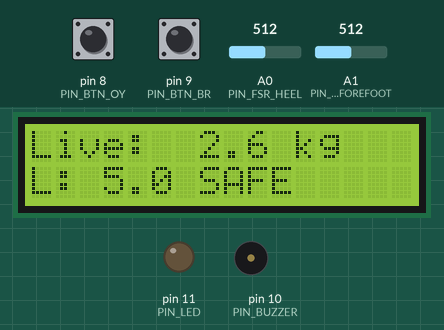
Recording of a sketch running on a simulated Arduino Uno, built with avr-gcc and run on an emulated ATmega328P. Shown: 16×2 character LCD, output pins drawn as LEDs (lit = HIGH), buzzer (waves = sounding). Dashed ring = blinking. The inputs (shaded band) are chosen by the test bench; at power-on: A0 (PIN_FSR_HEEL) = 512, A1 (PIN_FSR_FOREFOOT) = 512, pin 8 (PIN_BTN_OY) HIGH, pin 9 (PIN_BTN_BR) HIGH. Pins used as bus, display or sensor lines are not drawn; what the sketch prints to the serial monitor is not drawn.

Above: at 2.5 s.
2.6 s: A0 (PIN_FSR_HEEL) set to 555
At 3.2 s:
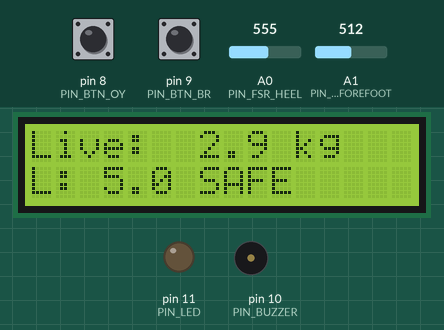
4.2 s: A0 (PIN_FSR_HEEL) set to 585
At 4.9 s:
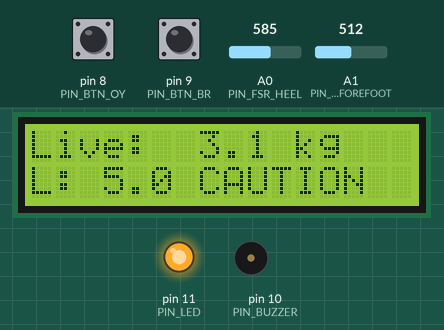
5.8 s: A1 (PIN_FSR_FOREFOOT) set to 621
At 6.8 s:
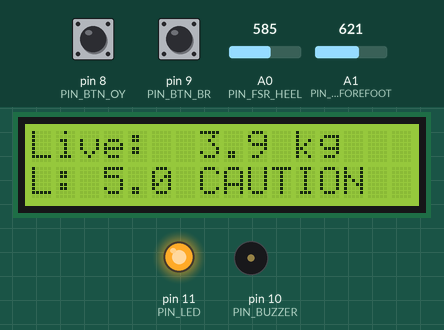
7.5 s: A1 (PIN_FSR_FOREFOOT) set to 650
At 8.05 s:
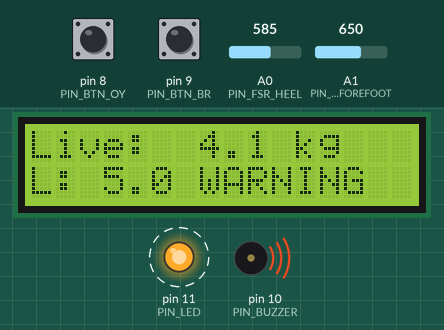
9.1 s: A0 (PIN_FSR_HEEL) set to 701
At 9.55 s:
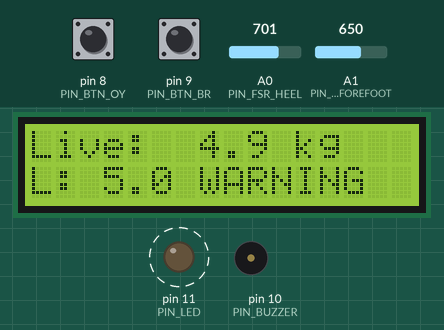
10.6 s: A0 (PIN_FSR_HEEL) set to 726
At 11.05 s:
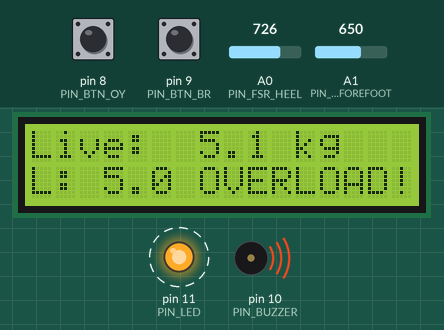
Timing chart, 0 to 13.5 s (numbered marks = the images above; inputs shaded):
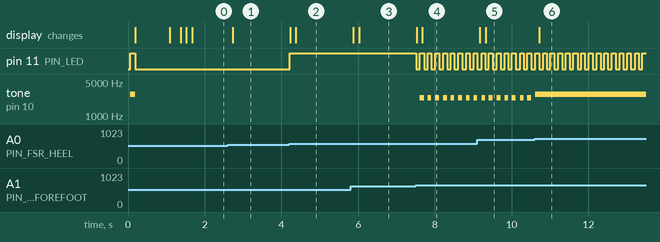

The sketch:

SafeStride_Firmware.ino
```cpp
/*
 * =====================================================================
 * PROJECT: SafeStride Rehabilitation Trainer
 * MODULE: PRODUCTION REHABILITATION FIRMWARE
 * CONTROLLER: Arduino Uno R3 (ATmega328P, 5V, 16 MHz)
 * TEAM: Nexora | Department of Engineering | Bennett University (ENGG101)
 * =====================================================================
 *
 * CLINICAL SPECIFICATIONS & ESCALATION ARCHITECTURE:
 *   - Target Limit: 5.0 kg (default), adjustable up to 19.5 kg via buttons.
 *   - SAFE ZONE (< Limit - 2.0 kg): LED OFF, Buzzer SILENT.
 *   - STAGE 1 (CAUTION, Limit - 2.0 kg): STABLE (SOLID) RED LED ON, Buzzer SILENT.
 *   - STAGE 2 (WARNING, Limit - 1.0 kg): BLINKING RED LED + PULSING BUZZER.
 *   - STAGE 3 (OVERLOAD, >= Limit): BLINKING RED LED + FULL CONTINUOUS BUZZER ALARM.
 *
 * HARDWARE PIN MAPPING:
 *   A0  : Heel Load Sensor (Row 12 right)
 *   A1  : Forefoot Load Sensor (Row 12 left)
 *   D2  : LCD RS
 *   D3  : LCD E
 *   D4  : LCD DB7 (Pin 14)
 *   D5  : LCD DB6 (Pin 13)
 *   D6  : LCD DB5 (Pin 12)
 *   D7  : LCD DB4 (Pin 11)
 *   D8  : Button OY (+1.0 kg step)
 *   D9  : Button BR (+0.5 kg step)
 *   D10 : Active/Passive Piezo Buzzer
 *   D11 : Caution Red LED (via 220 Ohm resistor)
 * =====================================================================
 */

#include <LiquidCrystal.h>

// --- PIN ASSIGNMENTS ---
const int PIN_LCD_RS = 2;
const int PIN_LCD_EN = 3;
const int PIN_LCD_D4 = 7; // LCD Pin 11 (DB4)
const int PIN_LCD_D5 = 6; // LCD Pin 12 (DB5)
const int PIN_LCD_D6 = 5; // LCD Pin 13 (DB6)
const int PIN_LCD_D7 = 4; // LCD Pin 14 (DB7)

const int PIN_FSR_HEEL     = A0;
const int PIN_FSR_FOREFOOT = A1;

const int PIN_BTN_OY = 8; // +1.0 kg increment
const int PIN_BTN_BR = 9; // +0.5 kg increment

const int PIN_BUZZER = 10;
const int PIN_LED    = 11;

// --- INITIALIZE LCD (16x2 Parallel) ---
LiquidCrystal lcd(PIN_LCD_RS, PIN_LCD_EN, PIN_LCD_D4, PIN_LCD_D5, PIN_LCD_D6, PIN_LCD_D7);

// --- UNIVERSAL BUZZER CONTROLLER ---
void buzzerSound(bool on, int freq = 2600) {
  if (on) {
    tone(PIN_BUZZER, freq);
    digitalWrite(PIN_BUZZER, HIGH);
  } else {
    noTone(PIN_BUZZER);
    digitalWrite(PIN_BUZZER, LOW);
  }
}

// --- CALIBRATED PIECEWISE TRANSFER FUNCTION (FINGER & INSOLE TUNED) ---
float adcToKg(int adcVal) {
  if (adcVal < 80) return 0.0; // Deadband noise floor

  // Smooth realistic hand & insole force curve:
  if (adcVal <= 500) {
    // 80 to 500 maps to 0.0 to 1.2 kg (light touch)
    return (float)(adcVal - 80) * (1.2 / 420.0);
  } else if (adcVal <= 750) {
    // 500 to 750 maps to 1.2 to 3.0 kg (moderate press)
    return 1.2 + (float)(adcVal - 500) * (1.8 / 250.0);
  } else if (adcVal <= 880) {
    // 750 to 880 maps to 3.0 to 5.5 kg (firm press)
    return 3.0 + (float)(adcVal - 750) * (2.5 / 130.0);
  } else if (adcVal <= 960) {
    // 880 to 960 maps to 5.5 to 12.0 kg (strong body load)
    return 5.5 + (float)(adcVal - 880) * (6.5 / 80.0);
  } else {
    // 960 to 1023 maps to 12.0 to 19.5 kg (maximum limit ceiling)
    float kg = 12.0 + (float)(adcVal - 960) * (7.5 / 63.0);
    if (kg > 19.5) kg = 19.5;
    return kg;
  }
}

// --- SYSTEM LIMITS ---
float targetLimit = 5.0; // Default evaluation limit: 5.0 kg
const float CAUTION_MARGIN = 2.0; // 2 kg diff: Stable Solid LED
const float WARNING_MARGIN = 1.0; // 1 kg diff: Pulsing Buzzer + Blinking LED

// --- BUTTON DEBOUNCE TRACKING ---
int lastBtnOY = HIGH;
int lastBtnBR = HIGH;
unsigned long lastDebounce = 0;

// --- TIMING INTERVALS ---
unsigned long prevLoopMillis = 0;
unsigned long prevLcdMillis = 0;
unsigned long prevSerialMillis = 0;

// --- SMOOTHED RUNTIME METRICS ---
float smoothedWeight = 0.0;
float smoothedHeel = 0.0;
float smoothedForefoot = 0.0;

void setup() {
  Serial.begin(9600);

  // Configure Outputs
  pinMode(PIN_BUZZER, OUTPUT);
  pinMode(PIN_LED, OUTPUT);
  buzzerSound(false);
  digitalWrite(PIN_LED, LOW);

  // Configure Buttons with Internal Pullups
  pinMode(PIN_BTN_OY, INPUT_PULLUP);
  pinMode(PIN_BTN_BR, INPUT_PULLUP);

  // Initialize LCD Screen
  lcd.begin(16, 2);
  lcd.clear();

  // Professional Startup Chirp (100 ms)
  digitalWrite(PIN_LED, HIGH);
  buzzerSound(true, 2800);
  delay(120);
  buzzerSound(false);
  digitalWrite(PIN_LED, LOW);

  // Official Welcome Screen
  lcd.setCursor(0, 0);
  lcd.print("SafeStride Live ");
  lcd.setCursor(0, 1);
  lcd.print("Nexora BU | Init");
  delay(900);
  lcd.clear();

  Serial.println("==================================================================");
  Serial.println("SAFESTRIDE REHABILITATION TRAINER - OFFICIAL PRODUCTION FIRMWARE");
  Serial.println("Team Nexora | Department of Engineering | Bennett University");
  Serial.println("Default Limit: 5.0 kg (Ceiling: 19.5 kg) | 3-Stage Biofeedback Ready");
  Serial.println("==================================================================");
}

void loop() {
  unsigned long currentMillis = millis();

  // -----------------------------------------------------------------
  // 1. BUTTON CONTROLS (Live Limit Adjustments)
  // -----------------------------------------------------------------
  int btnOY = digitalRead(PIN_BTN_OY);
  int btnBR = digitalRead(PIN_BTN_BR);

  // Button OY: Add +1.0 kg
  if (btnOY == LOW && lastBtnOY == HIGH && (currentMillis - lastDebounce > 220)) {
    targetLimit += 1.0;
    if (targetLimit > 19.5) targetLimit = 3.5;
    lastDebounce = currentMillis;

    // Audible button feedback
    buzzerSound(true, 3000); delay(40); buzzerSound(false);

    Serial.print(">>> [BUTTON OY] NEW TARGET LIMIT: ");
    Serial.print(targetLimit, 1);
    Serial.print(" kg | Caution@: ");
    Serial.print(targetLimit - CAUTION_MARGIN, 1);
    Serial.print(" kg | Warning@: ");
    Serial.print(targetLimit - WARNING_MARGIN, 1);
    Serial.println(" kg <<<");
  }

  // Button BR: Add +0.5 kg
  if (btnBR == LOW && lastBtnBR == HIGH && (currentMillis - lastDebounce > 220)) {
    targetLimit += 0.5;
    if (targetLimit > 19.5) targetLimit = 3.5;
    lastDebounce = currentMillis;

    // Audible button feedback
    buzzerSound(true, 3500); delay(40); buzzerSound(false);

    Serial.print(">>> [BUTTON BR] NEW TARGET LIMIT: ");
    Serial.print(targetLimit, 1);
    Serial.print(" kg | Caution@: ");
    Serial.print(targetLimit - CAUTION_MARGIN, 1);
    Serial.print(" kg | Warning@: ");
    Serial.print(targetLimit - WARNING_MARGIN, 1);
    Serial.println(" kg <<<");
  }

  lastBtnOY = btnOY;
  lastBtnBR = btnBR;

  // -----------------------------------------------------------------
  // 2. 50 Hz BARE-METAL LOAD SENSING & 3-STAGE BIOFEEDBACK
  // -----------------------------------------------------------------
  static const char* systemState = "SAFE     ";

  if (currentMillis - prevLoopMillis >= 20) {
    prevLoopMillis = currentMillis;

    // Read analog foot sensors
    int rawHeel     = analogRead(PIN_FSR_HEEL);
    int rawForefoot = analogRead(PIN_FSR_FOREFOOT);

    float rawWeightHeel = adcToKg(rawHeel);
    float rawWeightFore = adcToKg(rawForefoot);

    // EMA Low-Pass Filter (prevents jitter, delivers rock-solid numbers)
    smoothedHeel     = 0.65 * rawWeightHeel + 0.35 * smoothedHeel;
    smoothedForefoot = 0.65 * rawWeightFore + 0.35 * smoothedForefoot;
    smoothedWeight   = smoothedHeel + smoothedForefoot;
    if (smoothedWeight < 0.15) smoothedWeight = 0.0;

    float cautionThreshold = targetLimit - CAUTION_MARGIN; // e.g. 3.0 kg
    float warningThreshold = targetLimit - WARNING_MARGIN; // e.g. 4.0 kg

    // 5 Hz non-blocking blink strobe (100 ms ON / 100 ms OFF)
    bool blinkPulse = ((currentMillis / 100) % 2 == 0);

    // STAGE 3: OVERLOAD REACHED (>= Target Limit)
    // Behavior: Blinking Red LED + Full-on Continuous 85 dB Buzzer
    if (smoothedWeight >= targetLimit) {
      systemState = "OVERLOAD!";
      digitalWrite(PIN_LED, blinkPulse ? HIGH : LOW);
      buzzerSound(true, 2800); // Continuous loud alarm
    }
    // STAGE 2: WARNING (>= Limit - 1.0 kg && < Limit)
    // Behavior: Blinking Red LED + Pulsing Synchronous Buzzer
    else if (smoothedWeight >= warningThreshold) {
      systemState = "WARNING  ";
      digitalWrite(PIN_LED, blinkPulse ? HIGH : LOW);
      buzzerSound(blinkPulse, 2400); // Pulsing warning beep
    }
    // STAGE 1: CAUTION (>= Limit - 2.0 kg && < Limit - 1.0 kg)
    // Behavior: Stable Solid Red LED + Buzzer Silent
    else if (smoothedWeight >= cautionThreshold) {
      systemState = "CAUTION  ";
      digitalWrite(PIN_LED, HIGH);   // Solid ON
      buzzerSound(false);            // Silent
    }
    // SAFE ZONE (< Limit - 2.0 kg)
    else {
      systemState = "SAFE     ";
      digitalWrite(PIN_LED, LOW);
      buzzerSound(false);
    }
  }

  // -----------------------------------------------------------------
  // 3. LCD REAL-TIME SCREEN REFRESH (150 ms)
  // -----------------------------------------------------------------
  if (currentMillis - prevLcdMillis >= 150) {
    prevLcdMillis = currentMillis;

    char row0[17];
    char row1[17];

    // Row 0: "Live:  X.X kg   "
    int twWhole = (int)smoothedWeight;
    int twFrac  = (int)((smoothedWeight - twWhole) * 10 + 0.5);
    if (twFrac >= 10) { twWhole++; twFrac = 0; }
    snprintf(row0, sizeof(row0), "Live: %2d.%1d kg   ", twWhole, twFrac);

    // Row 1: "L: 5.0k SAFE    " / "L: 5.0k CAUTION " / "L: 5.0k OVERLOAD!"
    int tlWhole = (int)targetLimit;
    int tlFrac  = (int)((targetLimit - tlWhole) * 10 + 0.5);
    if (tlFrac >= 10) { tlWhole++; tlFrac = 0; }
    snprintf(row1, sizeof(row1), "L:%2d.%1d %-9s", tlWhole, tlFrac, systemState);

    lcd.setCursor(0, 0);
    lcd.print(row0);
    lcd.setCursor(0, 1);
    lcd.print(row1);
  }

  // -----------------------------------------------------------------
  // 4. PRODUCTION SERIAL TELEMETRY (250 ms)
  // -----------------------------------------------------------------
  if (currentMillis - prevSerialMillis >= 250) {
    prevSerialMillis = currentMillis;

    Serial.print("[SAFESTRIDE] Load: ");
    if (smoothedWeight < 10.0) Serial.print(" ");
    Serial.print(smoothedWeight, 1);
    Serial.print(" kg | Target: ");
    Serial.print(targetLimit, 1);
    Serial.print(" kg | Status: ");
    Serial.print(systemState);
    Serial.print(" | Heel: ");
    Serial.print(smoothedHeel, 1);
    Serial.print(" kg | Fore: ");
    Serial.print(smoothedForefoot, 1);
    Serial.println(" kg");
  }
}
```

Measured:
- the behaviour switches between 571 and 572 on A0 (PIN_FSR_HEEL) (found by bisection; images 1 and 2)
- the behaviour switches between 637 and 638 on A1 (PIN_FSR_FOREFOOT) (found by bisection; images 3 and 4)
- the behaviour switches between 711 and 712 on A0 (PIN_FSR_HEEL) (found by bisection; images 5 and 6)
- after the input at 2.6 s, the display: changes after 0.13 s (image 1)
- after the input at 4.2 s, pin 11 (PIN_LED): LOW → HIGH at once; the display: first changes at once (image 2 shows a later state)
- after the input at 5.8 s, the display: first changes after 0.08 s (image 3 shows a later state)
- after the input at 7.5 s, pin 11 (PIN_LED): alternates HIGH for 0.10 s and LOW for 0.10 s, starting at once; tone on pin 10 (PIN_BUZZER): alternates 2400 Hz for 0.10 s and silent for 0.10 s, starting after 0.11 s; the display: first changes at once (image 4 shows a later state)
- after the input at 9.1 s, the display: first changes after 0.07 s (image 5 shows a later state)
- after the input at 10.6 s, the display: changes after 0.12 s (image 6)
